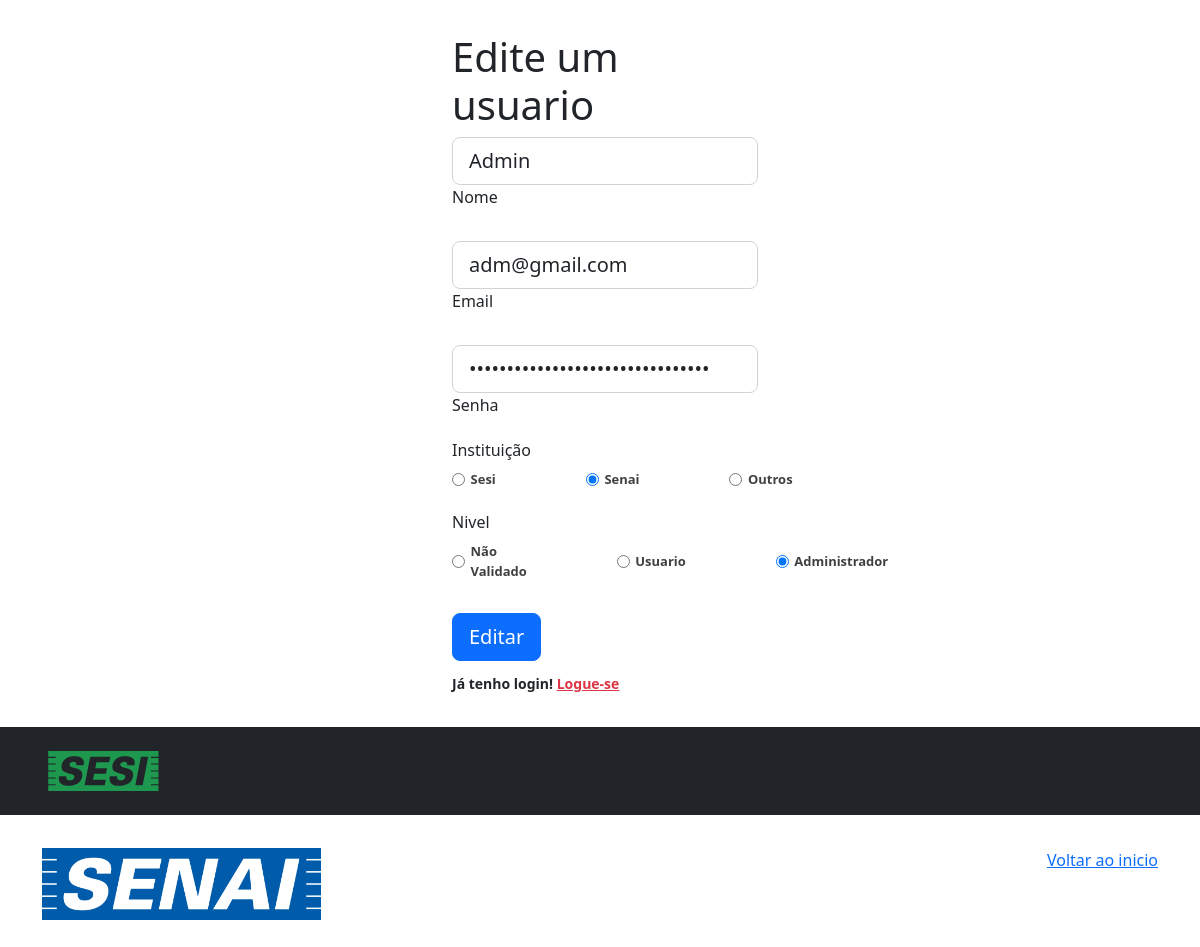
Screenshot of /agendamento/editar.php?usuario=14 with the database file from the repository.
### tables this page shows
CREATE TABLE `tb_usuarios` (
  `id` int(11) NOT NULL,
  `nome` varchar(30) NOT NULL,
  `email` varchar(40) NOT NULL,
  `senha` varchar(32) NOT NULL,
  `instituicao` varchar(10) NOT NULL,
  `nivel` varchar(20) DEFAULT '0'
);

### agendamento/editar.php (the view, shortened to what this page needs)
<?php
require_once("system/conexao.php");
$user_id = (int) $_GET['usuario'];
$pesquisa = "SELECT * FROM tb_usuarios WHERE id = '$user_id'";
$resultado = mysqli_query($link, $pesquisa);
$mostrar = mysqli_fetch_assoc($resultado);
?>
<!DOCTYPE html>
<html lang="pt-br">
<head>
  <link href="https://cdn.jsdelivr.net/npm/bootstrap@5.2.0/dist/css/bootstrap.min.css" rel="stylesheet">
  <link rel="stylesheet" href="./assets/css/editar.css">
</head>
<body>
  <section class="vh-100">
    <div class="container-fluid h-custom" id="caixa-principal">
      <div class="row d-flex justify-content-center align-items-center h-100">
        <div class="col-md-8 col-lg-6 col-xl-4 offset-xl-1">
          <form id="caixa-form" method="POST">
            <h1>Edite um usuario</h1>
            <div class="form-outline mb-4">
              <input type="text" id="form3Example3" name="name" class="form-control form-control-lg" placeholder="Coloque seu nome completo" value="<?php echo $mostrar['nome']; ?>" />
              <label class="form-label" for="form3Example3">Nome </label>
            </div>
            <div class="form-outline mb-4">
              <input type="email" id="form3Example3" name="email" class="form-control form-control-lg" placeholder="Edite o email" value="<?php echo $mostrar['email']; ?>" />
              <label class="form-label" for="form3Example3">Email </label>
            </div>
            <div class="form-outline mb-3">
              <input type="password" id="form3Example4" name="password" class="form-control form-control-lg" placeholder="Edite a senha" value="<?php echo $mostrar['senha']; ?>" />
              <label class="form-label" for="form3Example4">Senha</label>
            </div>
            <div class="gender-inputs">
              <div class="gender-title">
                <h6>Instituição</h6>
              </div>
              <div class="gender-group">
                <div class="gender-input">
                  <input id="female" type="radio" name="inst" value='1' <?php if ($mostrar['instituicao'] == 1) {
                                                                          echo "checked";
                                                                        } ?>>
                  <label for="female">Sesi</label>
                </div>
                <div class="gender-input">
                  <input id="male" type="radio" name="inst" value='2' <?php if ($mostrar['instituicao'] == 2) {
                                                                        echo "checked";
                                                                      }  ?>>
                  <label for="male">Senai</label>
                </div>
                <div class="gender-input">
                  <input id="others" type="radio" name="inst" value='3' <?php if ($mostrar['instituicao'] == 3) {
                                                                          echo "checked";
                                                                        }  ?>>
                  <label for="others">Outros</label>
                </div>
              </div>
            </div>
            <br>
            <div class="gender-inputs">
              <div class="gender-title">
                <h6>Nivel</h6>
              </div>
              <div class="gender-group">
                <div class="gender-input">
                  <input id="female" type="radio" name="nivel" value='0' <?php if ($mostrar['nivel'] == 0) {
                                                                            echo "checked";
                                                                          } ?>>
                  <label for="female">Não Validado</label>
                </div>
                <div class="gender-input">
                  <input id="male" type="radio" name="nivel" value='1' <?php if ($mostrar['nivel'] == 1) {
                                                                          echo "checked";
                                                                        }  ?>>
                  <label for="male">Usuario</label>
                </div>
                <div class="gender-input">
                  <input id="others" type="radio" name="nivel" value='2' <?php if ($mostrar['nivel'] == 2) {
                                                                            echo "checked";
                                                                          }  ?>>
                  <label for="others">Administrador</label>
                </div>
              </div>
            </div>
            <div class="text-center text-lg-start mt-4 pt-2">
              <input type="submit" class="btn btn-primary btn-lg btnn" value="Editar">
              <p class="small fw-bold mt-2 pt-1 mb-0">Já tenho login! <a href="login.php" class="link-danger">Logue-se</a></p>
            </div>
          </form>
        </div>
      </div>
    </div>
    <div class="d-flex flex-column flex-md-row text-center text-md-start justify-content-between py-4 px-4 px-xl-5 bg-dark navbar-fixed-bottom">
      <div class="text-white mb-3 mb-md-0">
        <img src="assets/img/Sesi_positivo.svg">
      </div>
      <div>
      </div>
    </div>
  </section>
  <footer class="text-muted py-5">
    <div class="container">
      <p class="float-end mb-1">
        <a href="#">Voltar ao inicio</a>
      </p>
      <div class="text-white mb-3 mb-md-0">
        <img class="w-25" src="assets/img/senai-logo-1.png">
      </div>
    </div>
  </footer>
</body>
</html>

### agendamento/assets/css/editar.css (style rules this page uses)
.h-custom { height: calc(100% - 73px); }
body { overflow: hidden; }
#caixa-form { padding-left: 70px; position: relative; right: 80px; }
.gender-group { display: flex; justify-content: space-between; margin-top: 0.62rem; }
.gender-input { display: flex; align-items: center; margin-right: 90px; }
.gender-input input { margin-right: 0.35rem; }
.gender-input label { font-size: 0.81rem; font-weight: 600; color: #000000c0; }

### rows the page displays
tb_usuarios: name "Admin", email "adm@gmail.com", instituicao "☐ Sesi", instituicao "☑ Senai", instituicao "☐ Outros", nivel "☑"
